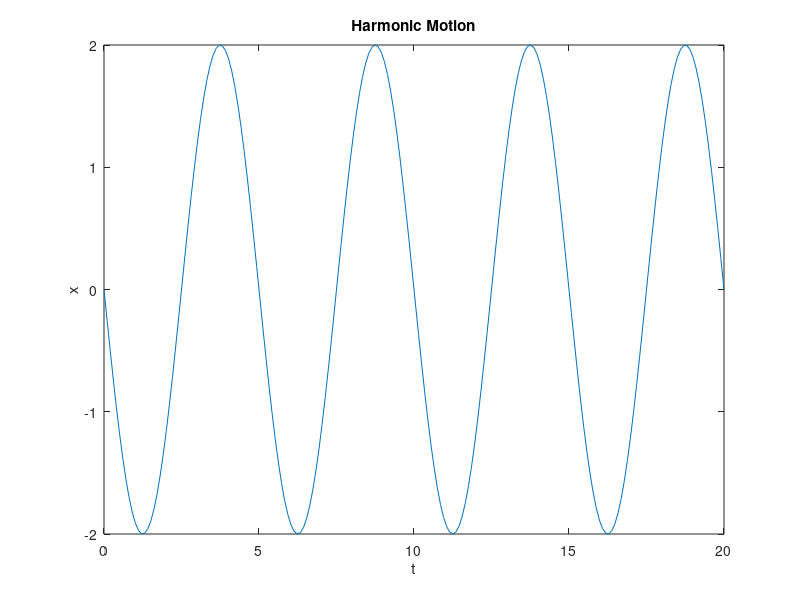

Recreate this plot in MATLAB.

%Script by Ron Dias for Engg 10
%% Clear Previous Data such as variables and command window
clear;clc;
%% Sets Given Infomation to variables
t=linspace(0, 20, 200);
A=2;
phi=pi/2;
period=5;
omega=2*pi/period;
x=A*cos(omega*t+phi);
%% Plot
hold off%Make sure it is off from any other script
plot(t,x);
title('Harmonic Motion')
xlabel('t');ylabel('x');
disp('=====================================');
disp('Check your graph(open in new window)');
disp('=====================================');
hold off